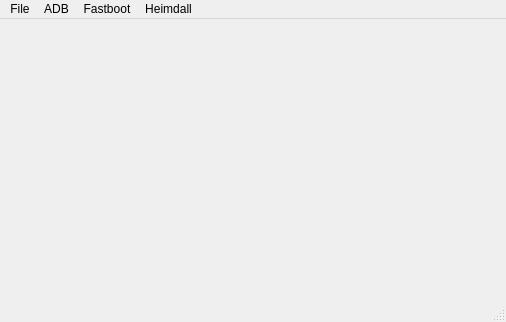
<?xml version="1.0" encoding="UTF-8"?>
<ui version="4.0">
 <class>MainWindow</class>
 <widget class="QMainWindow" name="MainWindow">
  <property name="windowModality">
   <enum>Qt::WindowModality::ApplicationModal</enum>
  </property>
  <property name="enabled">
   <bool>true</bool>
  </property>
  <property name="geometry">
   <rect>
    <x>0</x>
    <y>0</y>
    <width>506</width>
    <height>322</height>
   </rect>
  </property>
  <property name="sizePolicy">
   <sizepolicy hsizetype="Fixed" vsizetype="Fixed">
    <horstretch>0</horstretch>
    <verstretch>0</verstretch>
   </sizepolicy>
  </property>
  <property name="minimumSize">
   <size>
    <width>506</width>
    <height>322</height>
   </size>
  </property>
  <property name="maximumSize">
   <size>
    <width>506</width>
    <height>322</height>
   </size>
  </property>
  <property name="windowTitle">
   <string>QQDroid Flashing Studio</string>
  </property>
  <property name="windowIcon">
   <iconset theme="QIcon::ThemeIcon::MediaFlash"/>
  </property>
  <property name="locale">
   <locale language="English" country="UnitedStates"/>
  </property>
  <property name="windowFilePath">
   <string notr="true"/>
  </property>
  <property name="inputMethodHints">
   <set>Qt::InputMethodHint::ImhLowercaseOnly</set>
  </property>
  <property name="documentMode">
   <bool>false</bool>
  </property>
  <property name="tabShape">
   <enum>QTabWidget::TabShape::Triangular</enum>
  </property>
  <widget class="QWidget" name="centralwidget">
   <property name="sizePolicy">
    <sizepolicy hsizetype="Fixed" vsizetype="Fixed">
     <horstretch>0</horstretch>
     <verstretch>0</verstretch>
    </sizepolicy>
   </property>
   <widget class="QLabel" name="output">
    <property name="geometry">
     <rect>
      <x>0</x>
      <y>0</y>
      <width>501</width>
      <height>291</height>
     </rect>
    </property>
    <property name="sizePolicy">
     <sizepolicy hsizetype="Fixed" vsizetype="Fixed">
      <horstretch>0</horstretch>
      <verstretch>0</verstretch>
     </sizepolicy>
    </property>
    <property name="text">
     <string notr="true"/>
    </property>
    <property name="textFormat">
     <enum>Qt::TextFormat::PlainText</enum>
    </property>
    <property name="alignment">
     <set>Qt::AlignmentFlag::AlignLeading|Qt::AlignmentFlag::AlignLeft|Qt::AlignmentFlag::AlignTop</set>
    </property>
    <property name="wordWrap">
     <bool>true</bool>
    </property>
   </widget>
  </widget>
  <widget class="QMenuBar" name="menubar">
   <property name="geometry">
    <rect>
     <x>0</x>
     <y>0</y>
     <width>506</width>
     <height>23</height>
    </rect>
   </property>
   <widget class="QMenu" name="menuFile">
    <property name="title">
     <string>File</string>
    </property>
    <addaction name="actionPartition_Name"/>
    <addaction name="actionImage_File"/>
    <addaction name="separator"/>
    <addaction name="actionEnable_lock_options"/>
    <addaction name="separator"/>
    <addaction name="actionAbout"/>
    <addaction name="exit"/>
   </widget>
   <widget class="QMenu" name="menufastboot">
    <property name="title">
     <string>Fastboot</string>
    </property>
    <widget class="QMenu" name="menureboot">
     <property name="title">
      <string>reboot</string>
     </property>
     <addaction name="actionsystem"/>
     <addaction name="actionrecovery"/>
     <addaction name="actionbootloader"/>
     <addaction name="actionfastboot"/>
     <addaction name="separator"/>
     <addaction name="actionJust_reboot"/>
     <addaction name="actionWrite_own"/>
    </widget>
    <widget class="QMenu" name="menuflashing_2">
     <property name="title">
      <string>flashing</string>
     </property>
     <addaction name="unlock"/>
     <addaction name="lock"/>
     <addaction name="separator"/>
     <addaction name="unlock_critical"/>
     <addaction name="lock_critical"/>
     <addaction name="separator"/>
     <addaction name="get_unlock_ability"/>
    </widget>
    <widget class="QMenu" name="menugetvar">
     <property name="title">
      <string>getvar</string>
     </property>
     <addaction name="actionall"/>
     <addaction name="separator"/>
     <addaction name="actionWrite_own_2"/>
    </widget>
    <addaction name="actionflash"/>
    <addaction name="separator"/>
    <addaction name="menuflashing_2"/>
    <addaction name="menureboot"/>
    <addaction name="menugetvar"/>
    <addaction name="separator"/>
    <addaction name="actiondevices_l"/>
    <addaction name="actionoem"/>
    <addaction name="separator"/>
    <addaction name="action_disable_verification"/>
    <addaction name="action_disable_verity"/>
    <addaction name="action_forge"/>
    <addaction name="separator"/>
    <addaction name="actionWrite_own_3"/>
   </widget>
   <widget class="QMenu" name="menuheimdall">
    <property name="title">
     <string>Heimdall</string>
    </property>
   </widget>
   <widget class="QMenu" name="menuADB">
    <property name="title">
     <string>ADB</string>
    </property>
   </widget>
   <addaction name="menuFile"/>
   <addaction name="menuADB"/>
   <addaction name="menufastboot"/>
   <addaction name="menuheimdall"/>
  </widget>
  <widget class="QStatusBar" name="statusbar"/>
  <action name="exit">
   <property name="icon">
    <iconset theme="application-exit"/>
   </property>
   <property name="text">
    <string>Exit...</string>
   </property>
   <property name="menuRole">
    <enum>QAction::MenuRole::QuitRole</enum>
   </property>
  </action>
  <action name="unlock">
   <property name="icon">
    <iconset theme="edit-redo"/>
   </property>
   <property name="text">
    <string>unlock</string>
   </property>
  </action>
  <action name="lock">
   <property name="enabled">
    <bool>false</bool>
   </property>
   <property name="icon">
    <iconset theme="edit-undo"/>
   </property>
   <property name="text">
    <string>lock</string>
   </property>
  </action>
  <action name="get_unlock_ability">
   <property name="icon">
    <iconset theme="dialog-question"/>
   </property>
   <property name="text">
    <string>get_unlock_ability</string>
   </property>
  </action>
  <action name="unlock_critical">
   <property name="enabled">
    <bool>true</bool>
   </property>
   <property name="icon">
    <iconset theme="list-add"/>
   </property>
   <property name="text">
    <string>unlock_critical</string>
   </property>
  </action>
  <action name="lock_critical">
   <property name="enabled">
    <bool>false</bool>
   </property>
   <property name="icon">
    <iconset theme="list-remove"/>
   </property>
   <property name="text">
    <string>lock_critical</string>
   </property>
  </action>
  <action name="actiondevices_l">
   <property name="icon">
    <iconset theme="phone"/>
   </property>
   <property name="text">
    <string>devices -l</string>
   </property>
  </action>
  <action name="actionsystem">
   <property name="icon">
    <iconset theme="applications-system"/>
   </property>
   <property name="text">
    <string>system</string>
   </property>
  </action>
  <action name="actionrecovery">
   <property name="icon">
    <iconset theme="view-refresh"/>
   </property>
   <property name="text">
    <string>recovery</string>
   </property>
  </action>
  <action name="actionbootloader">
   <property name="icon">
    <iconset theme="system-log-out"/>
   </property>
   <property name="text">
    <string>bootloader</string>
   </property>
  </action>
  <action name="actionfastboot">
   <property name="icon">
    <iconset theme="emblem-downloads"/>
   </property>
   <property name="text">
    <string>fastboot</string>
   </property>
  </action>
  <action name="actionJust_reboot">
   <property name="text">
    <string>Just reboot...</string>
   </property>
  </action>
  <action name="actionWrite_own">
   <property name="text">
    <string>Write own...</string>
   </property>
  </action>
  <action name="actionoem">
   <property name="icon">
    <iconset theme="preferences-desktop"/>
   </property>
   <property name="text">
    <string>oem</string>
   </property>
  </action>
  <action name="actionAbout">
   <property name="icon">
    <iconset theme="accessories-dictionary"/>
   </property>
   <property name="text">
    <string>About...</string>
   </property>
   <property name="menuRole">
    <enum>QAction::MenuRole::AboutRole</enum>
   </property>
  </action>
  <action name="action_disable_verification">
   <property name="checkable">
    <bool>true</bool>
   </property>
   <property name="text">
    <string>--disable-verification</string>
   </property>
  </action>
  <action name="action_disable_verity">
   <property name="checkable">
    <bool>true</bool>
   </property>
   <property name="text">
    <string>--disable-verity</string>
   </property>
  </action>
  <action name="action_forge">
   <property name="checkable">
    <bool>true</bool>
   </property>
   <property name="text">
    <string>--force</string>
   </property>
  </action>
  <action name="actionall">
   <property name="text">
    <string>all</string>
   </property>
  </action>
  <action name="actionWrite_own_2">
   <property name="text">
    <string>Write own...</string>
   </property>
  </action>
  <action name="actionflash">
   <property name="icon">
    <iconset theme="system-software-install"/>
   </property>
   <property name="text">
    <string>flash</string>
   </property>
  </action>
  <action name="actionImage_File">
   <property name="icon">
    <iconset theme="drive-optical"/>
   </property>
   <property name="text">
    <string>Select image file...</string>
   </property>
  </action>
  <action name="actionPartition_Name">
   <property name="icon">
    <iconset theme="drive-harddisk"/>
   </property>
   <property name="text">
    <string>Select partition...</string>
   </property>
  </action>
  <action name="actionClear_values">
   <property name="icon">
    <iconset theme="emblem-unreadable"/>
   </property>
   <property name="text">
    <string>Clear values</string>
   </property>
  </action>
  <action name="actionEnable_lock_options">
   <property name="checkable">
    <bool>true</bool>
   </property>
   <property name="text">
    <string>Enable lock options</string>
   </property>
  </action>
  <action name="actionWrite_own_3">
   <property name="text">
    <string>Write own...</string>
   </property>
  </action>
 </widget>
 <resources/>
 <connections>
  <connection>
   <sender>exit</sender>
   <signal>triggered()</signal>
   <receiver>MainWindow</receiver>
   <slot>close()</slot>
   <hints>
    <hint type="sourcelabel">
     <x>-1</x>
     <y>-1</y>
    </hint>
    <hint type="destinationlabel">
     <x>259</x>
     <y>161</y>
    </hint>
   </hints>
  </connection>
 </connections>
</ui>
